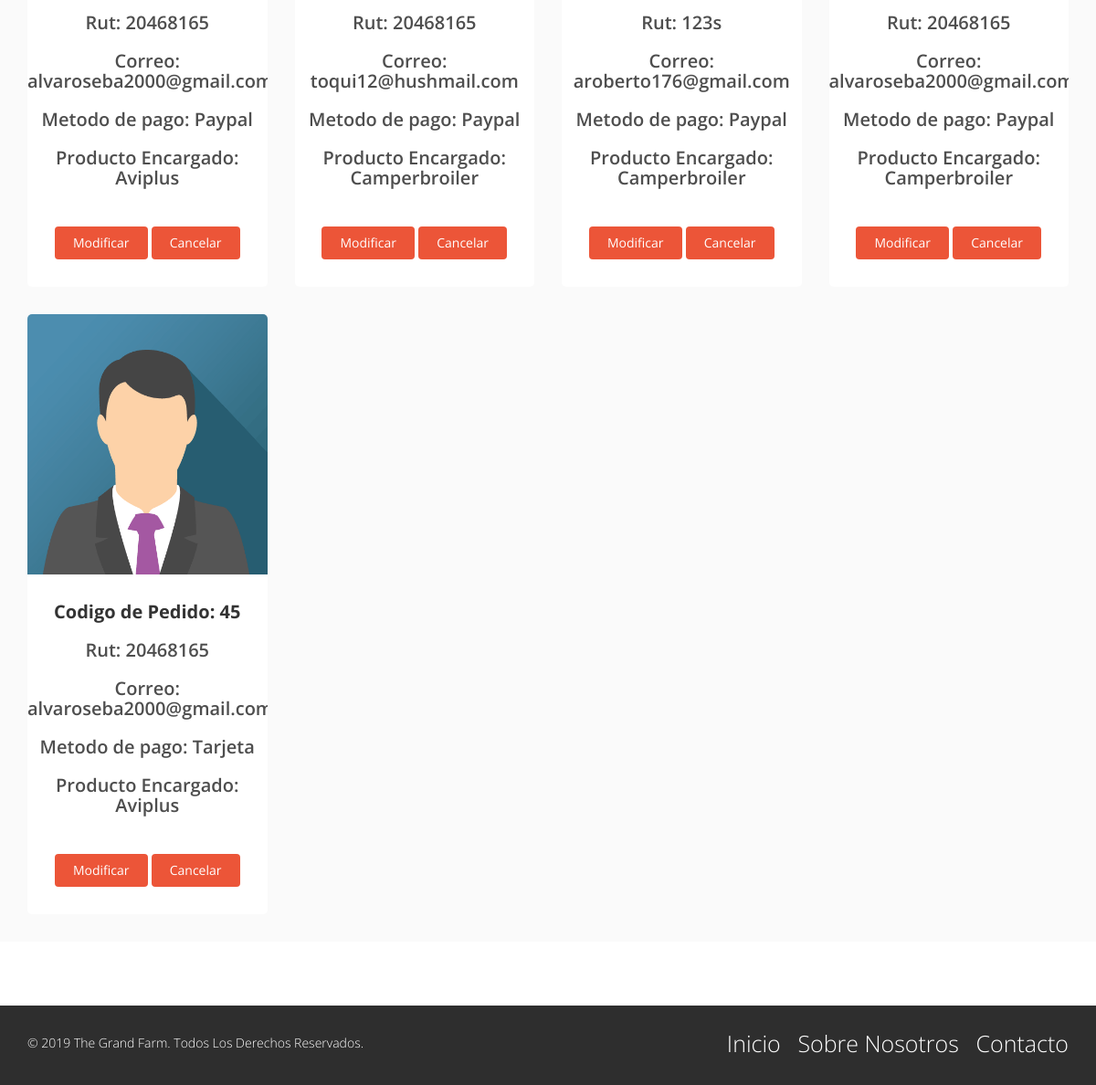
Page /my_list/ (signed in, lower part) on the earlier database version.
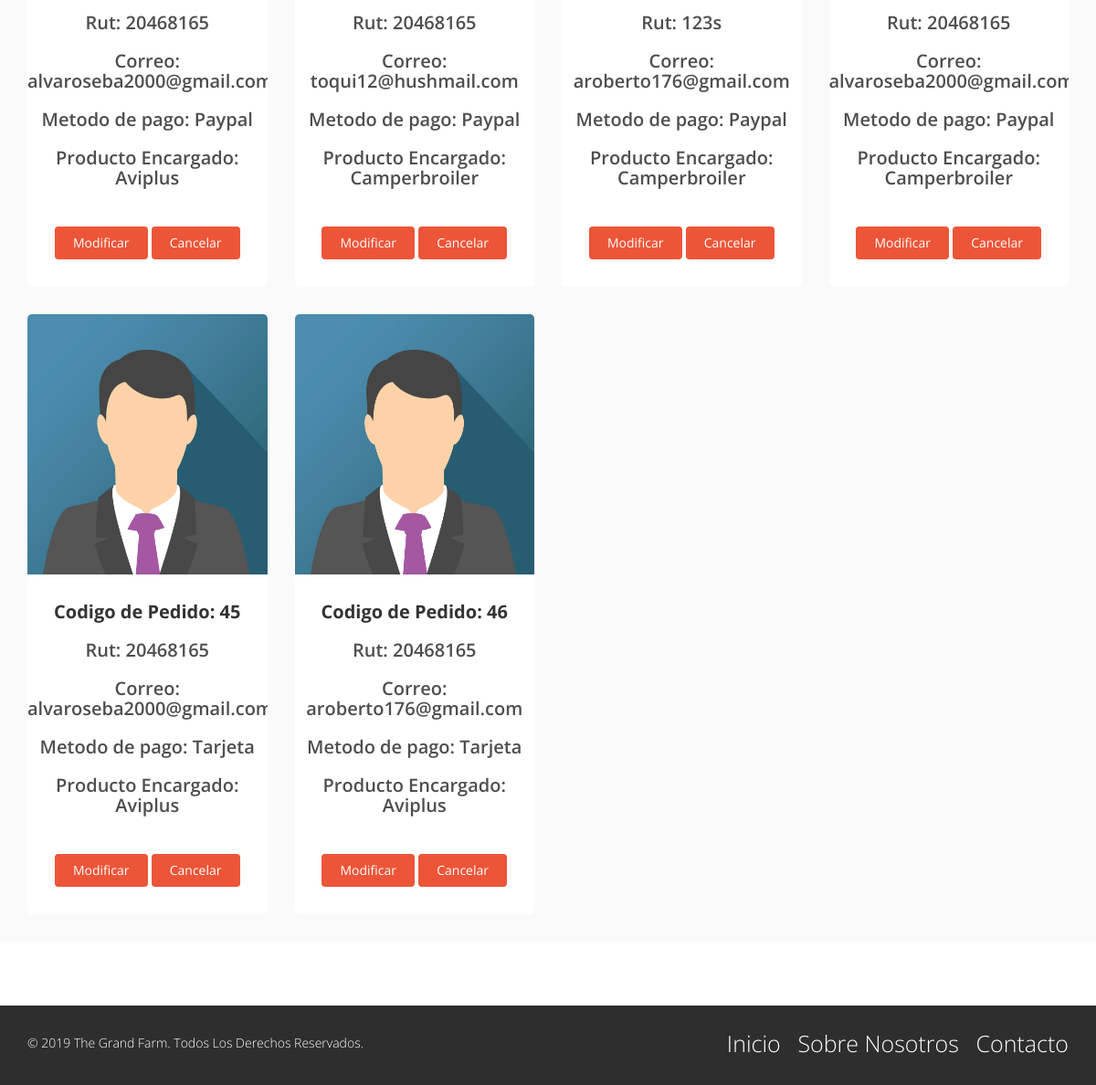
Same page on the later database version.
### farm_app/models.py (models this page shows, shortened)
class Payment_food(models.Model):
    rut = models.CharField(max_length=9, null=False)
    num_cuenta = models.BigIntegerField(null=False)
    correo = models.EmailField(max_length=255)
    product = models.CharField(max_length=255, null=False, choices=load_product, default='Dapac Cerdas')
    pay = models.CharField(max_length=255, null=False, choices=load_pay, default='Tarjeta')

### farm_app/views.py (the view)
# urls.py: path('my_list/',views.my_list, name='my_list'),
def my_list(request):
    list = Payment_food.objects.all()
    status = 'NO_CONTENT'
    try:
        status = 'FOUND'
        rut_busca = request.user.username
        if Payment_food.objects.all().filter(rut = rut_busca).exists() == True:
            list = Payment_food.objects.all().filter(rut = rut_busca)
        else:
            status = 'NOT_FOUND'
    except:
        status = 'NOT_FOUND'
    variables = {'status': status,
                    'list': list}
    return render(request,'farm_app/my_list.html', variables)

### farm_app/templates/farm_app/my_list.html (shortened to what this page needs)
{% extends 'farm_app/base.html' %}
{% load static %}
{% block content %}
{% if user.is_authenticated %}
  <section id="team-area">
    <div class="container">
        <div class="row">
  {% for x in list %}
          <div class="col-md-3 col-sm-6 single-team">
            <div class="inner">
              <div class="team-img">
                <img class="animal" src="{% static 'img/blog/avatar3.png' %}" alt="">
              </div>
              <div class="team-content">
                <h4>Codigo de Pedido: {{x.pk}}</h4>
                <h2>Rut: {{x.rut}}</h2>
                <h2>Correo: {{x.correo}}</h2>
                <h2>Metodo de pago: {{x.pay}}</h2>
                <h2>Producto Encargado: {{x.product}}</h2>
                <br>
                <div class="card-footer">
                  {% if user.is_staff %}
                    <a href="#ventana1" onclick="confirmOption('actualizar', '/payment_food_update/{{x.pk}}')" class="btn btn-primary" >Modificar</a>
                    <a href="#ventana1" onclick="confirmOption('eliminar', '/payment_food_delete/{{x.pk}}')" class="btn btn-primary" >Cancelar</a>
                  {% endif %}
                </div>
              </div>
            </div>
          </div>
  {% endfor %}
      </div>
    </div>
  </section>
{% else %}
  <div class="alert alert-danger" role="alert">
    Usted no tiene los privilegios suficientes para acceder a esta pagina
  </div>
{% endif %}
{% endblock %}

Differences in the rows shown:
added Payment_food: pk "46", rut "20468165", correo "aroberto176@gmail.com", pay "Tarjeta", product "Aviplus"
